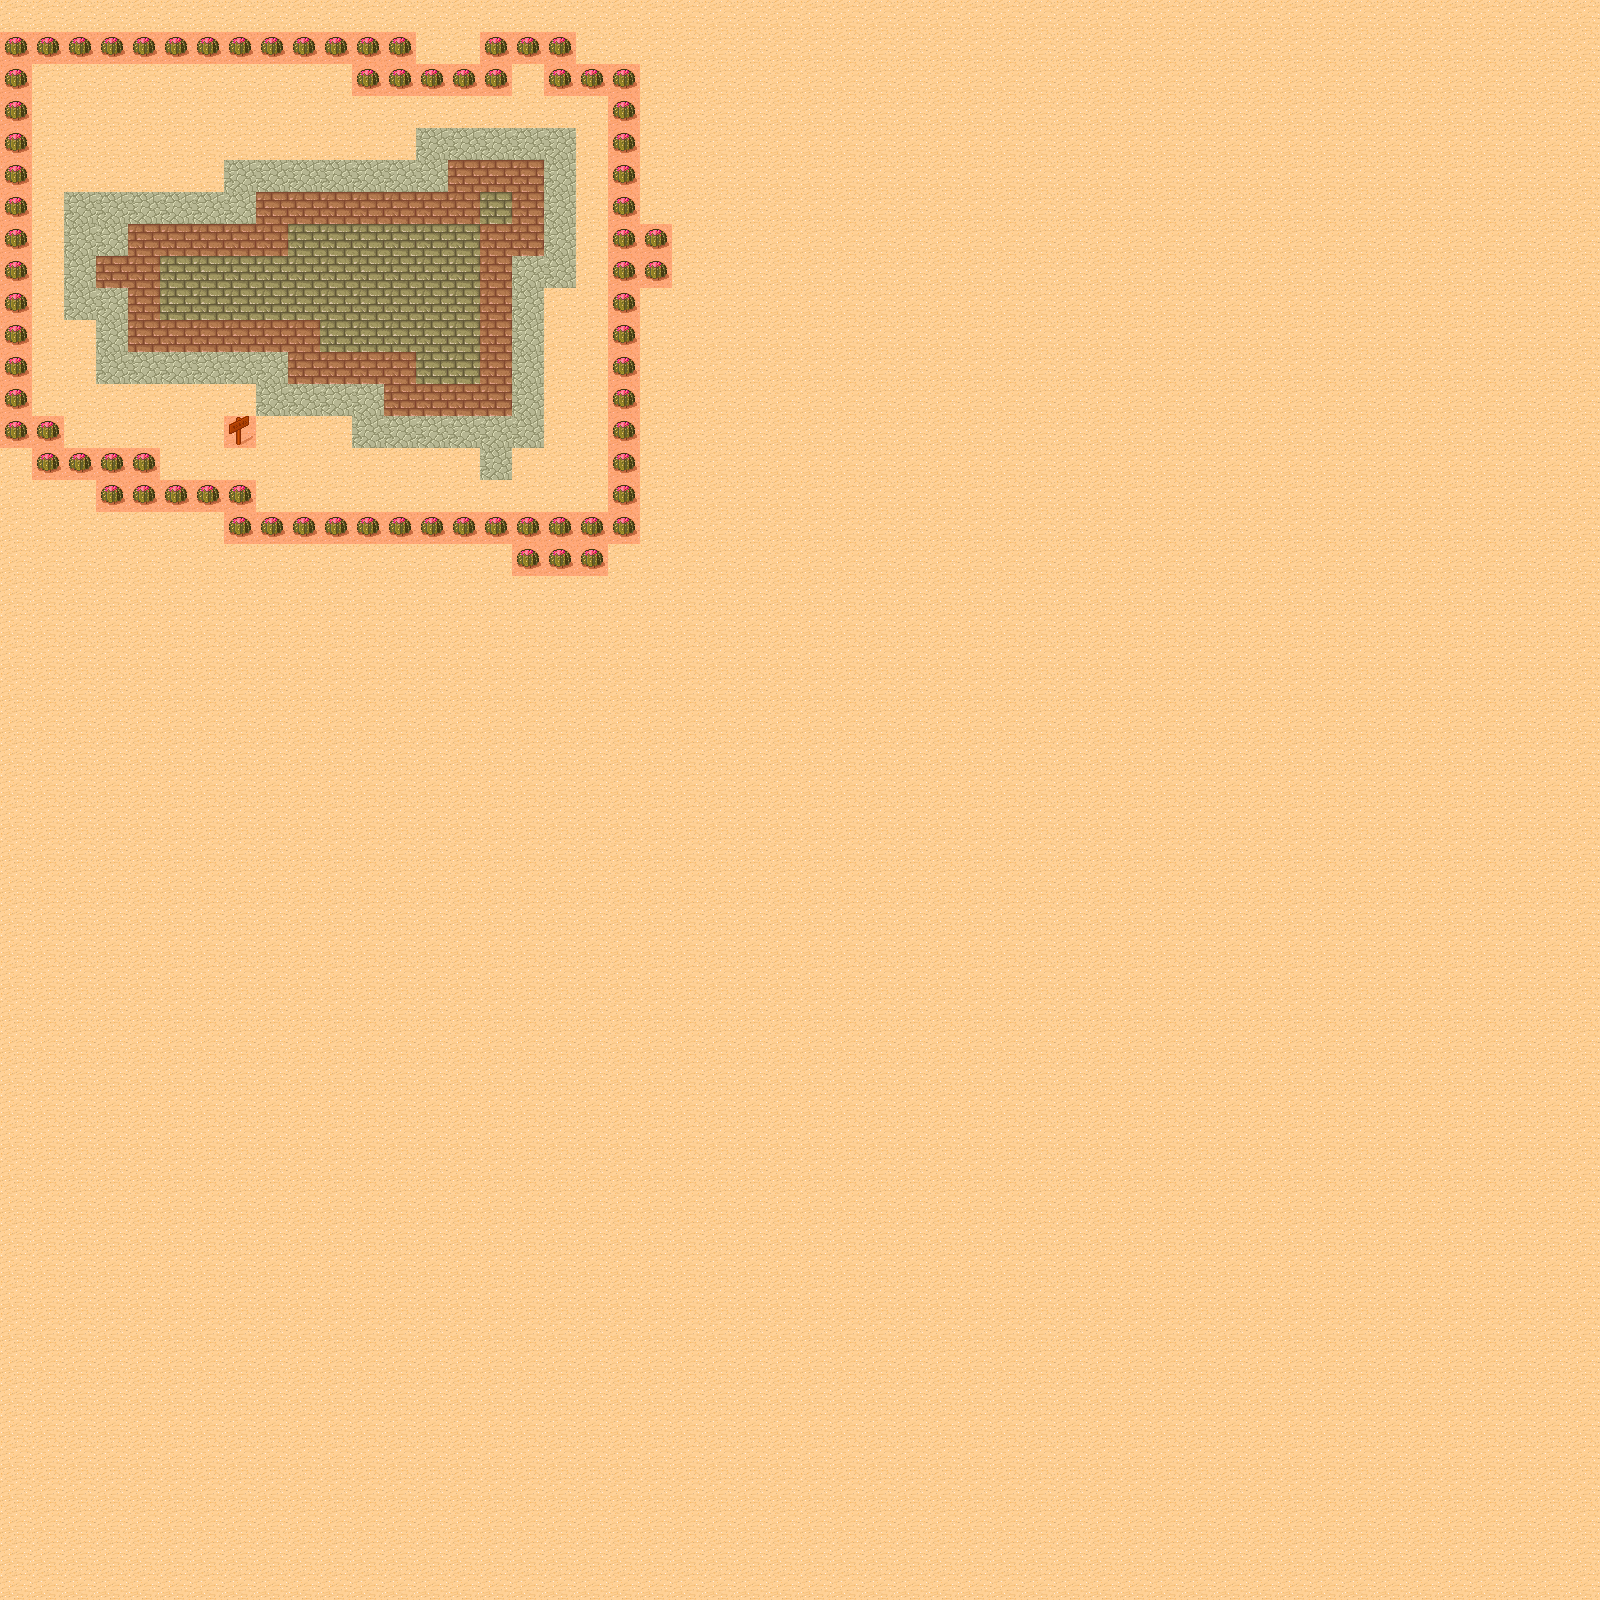

A level layout from a 2D game, rendered from its tile map. Below: a short description, then the map file with tile-grid data replaced by summaries:
An orthogonal 50x50 tile map with 32x32 px tiles, 2 tile layers (Background, Meta), 2 tilesets and 1 object (SpawnPoint).

<map version="1.0" orientation="orthogonal" width="50" height="50" tilewidth="32" tileheight="32">
 <tileset firstgid="1" name="tmw_desert_spacing" tilewidth="32" tileheight="32" spacing="1" margin="1">
  <image source="tmw_desert_spacing.png" width="265" height="199" />
 </tileset>
 <tileset firstgid="49" name="meta_tiles" tilewidth="32" tileheight="32" spacing="1" margin="1">
  <image source="meta_tiles.png" width="67" height="34" />
  <tile id="0">
   <properties>
    <property name="Collidable" value="True" />
   </properties>
  </tile>
 </tileset>
 <layer name="Background" width="50" height="50">
  <data>[2500 cells, 2500 non-empty, 5 distinct tile ids]</data>
 </layer>
 <objectgroup name="Objects" width="50" height="50">
  <object name="SpawnPoint" x="120" y="362" />
 </objectgroup>
 <layer name="Meta" width="50" height="50">
  <data>[2500 cells, 117 non-empty, 1 distinct tile ids]</data>
 </layer>
</map>
